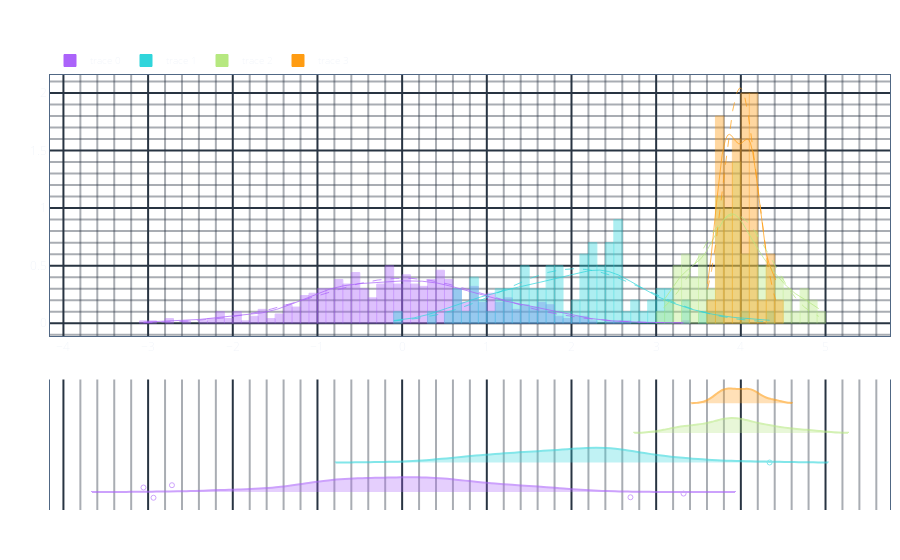

The notebook cell this image was saved under:
### Code cell
Plot.from_traces(
    go.Histogram(
        x=np.random.normal(size=500),
        nbinsx=100,
        bingroup=1,
        legendgroup="a",
        # marker=dict(color="blue"),
        # marker=dict(line_color='currentColor'),
    ),
    go.Histogram(
        x=np.random.normal(loc=2, size=100),
        bingroup=1,
        # legendgroup="b",
    ),
    go.Histogram(
        x=np.random.normal(loc=4, scale=0.4, size=100),
        bingroup=1,
        # legendgroup="b",
    ),
    go.Histogram(
        x=np.random.normal(loc=4, scale=0.2, size=50),
        bingroup=1,
        # legendgroup="b",
    ),
    description="",
).add_defaults().add_rug(rug_type="violin").add_histogram_gaussians()

### Figure 1 — Plotly figure (JSON) as saved in the notebook; plotly's stock layout.template omitted (floating-point values rounded to 4 significant figures; data arrays with more than 128 entries replaced by an {"elided": "..."} marker saying what was removed)
{"data": [{"bingroup": "1", "legendgroup": "a", "marker": {"line": {"color": "#ab63fa"}}, "nbinsx": 100, "type": "histogram", "x": {"elided": "500 float values"}, "yaxis": "y"}, {"bingroup": "1", "legendgroup": "1", "marker": {"line": {"color": "#30D5DB"}}, "type": "histogram", "x": [1.836, 1.599, 1.027, 1.498, 2.408, 2.24, 2.114, 2.115, 1.74, 0.5226, 1.628, 3.043, 3.152, 0.8871, 0.8282, 1.899, 2.275, 3.751, 3.032, 1.513, 2.239, 1.959, 0.7695, 2.207, 0.6508, 2.513, 2.057, 1.433, 2.187, 2.536, 2.386, 2.177, 2.391, 2.482, 1.63, 1.209, 4.078, 2.575, 2.599, 2.571, 2.482, 2.331, 1.319, 2.282, 2.474, 2.691, 2.973, 2.11, 0.3985, 2.476, 1.878, 3.331, 2.247, 1.79, 2.546, 1.727, 0.9507, 1.286, 2.263, 3.644, 3.312, 0.6032, 2.792, 2.815, 1.36, 2.518, 3.152, 1.494, 1.145, 1.442, 1.881, 1.42, 1.224, 0.8147, 2.923, 2.766, 2.331, 1.331, 1.646, 0.6596, 2.01, -0.09833, 2.537, 0.8661, 1.106, 3.06, 1.736, 2.563, 2.126, 0.9013, 1.128, 3.502, 1.842, 3.177, 2.491, 4.34, 1.772, 2.424, 1.537, 2.389], "yaxis": "y"}, {"bingroup": "1", "legendgroup": "2", "marker": {"line": {"color": "#B6E880"}}, "type": "histogram", "x": [3.564, 3.346, 4.92, 4.231, 3.423, 4.438, 3.92, 3.568, 3.909, 3.543, 3.786, 3.923, 3.949, 3.313, 3.772, 3.979, 3.487, 4.432, 3.771, 3.814, 4.326, 3.798, 3.829, 3.297, 3.82, 3.375, 4.337, 3.926, 4.011, 4.186, 3.941, 3.797, 4.35, 4.87, 3.97, 3.517, 3.736, 4.226, 4.583, 4.229, 4.144, 3.636, 4.131, 3.876, 3.706, 3.662, 3.224, 3.855, 4.516, 4.791, 3.086, 4.542, 3.224, 4.774, 4.049, 4.469, 3.195, 3.847, 3.882, 3.207, 3.763, 4.15, 4.642, 4.015, 3.551, 3.921, 3.809, 3.592, 4.116, 3.15, 4.486, 3.769, 3.937, 3.277, 4.181, 3.321, 3.994, 3.969, 3.722, 4.36, 3.461, 4.009, 4.064, 3.872, 3.369, 4.705, 3.633, 4.246, 4.823, 4.281, 4.135, 3.901, 3.386, 4.187, 3.445, 3.924, 4.384, 4.1, 3.782, 3.834], "yaxis": "y"}, {"bingroup": "1", "legendgroup": "3", "marker": {"line": {"color": "#FF9C12"}}, "type": "histogram", "x": [3.751, 3.767, 3.911, 3.756, 3.607, 3.936, 4.398, 3.864, 3.767, 3.93, 4.412, 4.082, 4.147, 4.009, 4.089, 4.387, 3.75, 4.052, 3.82, 3.903, 4.179, 4.148, 4.028, 4.086, 4.187, 3.759, 3.765, 3.915, 4.191, 3.853, 3.848, 4.143, 3.919, 4.265, 4.096, 3.729, 3.841, 4.044, 4.347, 4.182, 4.02, 3.966, 4.125, 3.718, 3.856, 3.802, 4.032, 3.906, 4.161, 4.126], "yaxis": "y"}, {"legendgroup": "a", "line": {"color": "#ab63fa", "width": 0.8}, "meta": "line", "mode": "lines", "name": "trace 0 KDE", "opacity": 0.9, "showlegend": false, "text": {"elided": "500 str values"}, "textfont": {"color": "#ab63fa"}, "textposition": "middle right", "type": "scatter", "x": {"elided": "500 float values"}, "y": {"elided": "500 float values"}, "yaxis": "y"}, {"legendgroup": "1", "line": {"color": "#30D5DB", "width": 0.8}, "meta": "line", "mode": "lines", "name": "trace 1 KDE", "opacity": 0.9, "showlegend": false, "text": {"elided": "500 str values"}, "textfont": {"color": "#30D5DB"}, "textposition": "middle right", "type": "scatter", "x": {"elided": "500 float values"}, "y": {"elided": "500 float values"}, "yaxis": "y"}, {"legendgroup": "2", "line": {"color": "#B6E880", "width": 0.8}, "meta": "line", "mode": "lines", "name": "trace 2 KDE", "opacity": 0.9, "showlegend": false, "text": {"elided": "500 str values"}, "textfont": {"color": "#B6E880"}, "textposition": "middle right", "type": "scatter", "x": {"elided": "500 float values"}, "y": {"elided": "500 float values"}, "yaxis": "y"}, {"legendgroup": "3", "line": {"color": "#FF9C12", "width": 0.8}, "meta": "line", "mode": "lines", "name": "trace 3 KDE", "opacity": 0.9, "showlegend": false, "text": {"elided": "500 str values"}, "textfont": {"color": "#FF9C12"}, "textposition": "middle right", "type": "scatter", "x": {"elided": "500 float values"}, "y": {"elided": "500 float values"}, "yaxis": "y"}, {"jitter": 0.6, "legendgroup": "a", "line": {"color": "#ab63fa"}, "marker": {"color": "#ab63fa", "size": 5}, "name": "trace 0 Rug", "opacity": 0.6, "orientation": "h", "points": "suspectedoutliers", "scalegroup": "added_rug", "showlegend": false, "side": "positive", "type": "violin", "width": 1, "x": {"elided": "500 float values"}, "xaxis": "x", "y": {"elided": "500 int values"}, "yaxis": "y2"}, {"jitter": 0.6, "legendgroup": "1", "line": {"color": "#30D5DB"}, "marker": {"color": "#30D5DB", "size": 5}, "name": "trace 1 Rug", "opacity": 0.6, "orientation": "h", "points": "suspectedoutliers", "scalegroup": "added_rug", "showlegend": false, "side": "positive", "type": "violin", "width": 1, "x": [1.836, 1.599, 1.027, 1.498, 2.408, 2.24, 2.114, 2.115, 1.74, 0.5226, 1.628, 3.043, 3.152, 0.8871, 0.8282, 1.899, 2.275, 3.751, 3.032, 1.513, 2.239, 1.959, 0.7695, 2.207, 0.6508, 2.513, 2.057, 1.433, 2.187, 2.536, 2.386, 2.177, 2.391, 2.482, 1.63, 1.209, 4.078, 2.575, 2.599, 2.571, 2.482, 2.331, 1.319, 2.282, 2.474, 2.691, 2.973, 2.11, 0.3985, 2.476, 1.878, 3.331, 2.247, 1.79, 2.546, 1.727, 0.9507, 1.286, 2.263, 3.644, 3.312, 0.6032, 2.792, 2.815, 1.36, 2.518, 3.152, 1.494, 1.145, 1.442, 1.881, 1.42, 1.224, 0.8147, 2.923, 2.766, 2.331, 1.331, 1.646, 0.6596, 2.01, -0.09833, 2.537, 0.8661, 1.106, 3.06, 1.736, 2.563, 2.126, 0.9013, 1.128, 3.502, 1.842, 3.177, 2.491, 4.34, 1.772, 2.424, 1.537, 2.389], "xaxis": "x", "y": [2, 2, 2, 2, 2, 2, 2, 2, 2, 2, 2, 2, 2, 2, 2, 2, 2, 2, 2, 2, 2, 2, 2, 2, 2, 2, 2, 2, 2, 2, 2, 2, 2, 2, 2, 2, 2, 2, 2, 2, 2, 2, 2, 2, 2, 2, 2, 2, 2, 2, 2, 2, 2, 2, 2, 2, 2, 2, 2, 2, 2, 2, 2, 2, 2, 2, 2, 2, 2, 2, 2, 2, 2, 2, 2, 2, 2, 2, 2, 2, 2, 2, 2, 2, 2, 2, 2, 2, 2, 2, 2, 2, 2, 2, 2, 2, 2, 2, 2, 2], "yaxis": "y2"}, {"jitter": 0.6, "legendgroup": "2", "line": {"color": "#B6E880"}, "marker": {"color": "#B6E880", "size": 5}, "name": "trace 2 Rug", "opacity": 0.6, "orientation": "h", "points": "suspectedoutliers", "scalegroup": "added_rug", "showlegend": false, "side": "positive", "type": "violin", "width": 1, "x": [3.564, 3.346, 4.92, 4.231, 3.423, 4.438, 3.92, 3.568, 3.909, 3.543, 3.786, 3.923, 3.949, 3.313, 3.772, 3.979, 3.487, 4.432, 3.771, 3.814, 4.326, 3.798, 3.829, 3.297, 3.82, 3.375, 4.337, 3.926, 4.011, 4.186, 3.941, 3.797, 4.35, 4.87, 3.97, 3.517, 3.736, 4.226, 4.583, 4.229, 4.144, 3.636, 4.131, 3.876, 3.706, 3.662, 3.224, 3.855, 4.516, 4.791, 3.086, 4.542, 3.224, 4.774, 4.049, 4.469, 3.195, 3.847, 3.882, 3.207, 3.763, 4.15, 4.642, 4.015, 3.551, 3.921, 3.809, 3.592, 4.116, 3.15, 4.486, 3.769, 3.937, 3.277, 4.181, 3.321, 3.994, 3.969, 3.722, 4.36, 3.461, 4.009, 4.064, 3.872, 3.369, 4.705, 3.633, 4.246, 4.823, 4.281, 4.135, 3.901, 3.386, 4.187, 3.445, 3.924, 4.384, 4.1, 3.782, 3.834], "xaxis": "x", "y": [3, 3, 3, 3, 3, 3, 3, 3, 3, 3, 3, 3, 3, 3, 3, 3, 3, 3, 3, 3, 3, 3, 3, 3, 3, 3, 3, 3, 3, 3, 3, 3, 3, 3, 3, 3, 3, 3, 3, 3, 3, 3, 3, 3, 3, 3, 3, 3, 3, 3, 3, 3, 3, 3, 3, 3, 3, 3, 3, 3, 3, 3, 3, 3, 3, 3, 3, 3, 3, 3, 3, 3, 3, 3, 3, 3, 3, 3, 3, 3, 3, 3, 3, 3, 3, 3, 3, 3, 3, 3, 3, 3, 3, 3, 3, 3, 3, 3, 3, 3], "yaxis": "y2"}, {"jitter": 0.6, "legendgroup": "3", "line": {"color": "#FF9C12"}, "marker": {"color": "#FF9C12", "size": 5}, "name": "trace 3 Rug", "opacity": 0.6, "orientation": "h", "points": "suspectedoutliers", "scalegroup": "added_rug", "showlegend": false, "side": "positive", "type": "violin", "width": 1, "x": [3.751, 3.767, 3.911, 3.756, 3.607, 3.936, 4.398, 3.864, 3.767, 3.93, 4.412, 4.082, 4.147, 4.009, 4.089, 4.387, 3.75, 4.052, 3.82, 3.903, 4.179, 4.148, 4.028, 4.086, 4.187, 3.759, 3.765, 3.915, 4.191, 3.853, 3.848, 4.143, 3.919, 4.265, 4.096, 3.729, 3.841, 4.044, 4.347, 4.182, 4.02, 3.966, 4.125, 3.718, 3.856, 3.802, 4.032, 3.906, 4.161, 4.126], "xaxis": "x", "y": [4, 4, 4, 4, 4, 4, 4, 4, 4, 4, 4, 4, 4, 4, 4, 4, 4, 4, 4, 4, 4, 4, 4, 4, 4, 4, 4, 4, 4, 4, 4, 4, 4, 4, 4, 4, 4, 4, 4, 4, 4, 4, 4, 4, 4, 4, 4, 4, 4, 4], "yaxis": "y2"}, {"legendgroup": "a", "line": {"color": "#ab63fa", "dash": "dash", "width": 0.8}, "meta": "line", "mode": "lines", "name": "trace 0 Gaussian", "opacity": 0.9, "showlegend": false, "text": {"elided": "500 str values"}, "textposition": "middle right", "type": "scatter", "x": {"elided": "500 float values"}, "y": {"elided": "500 float values"}, "yaxis": "y"}, {"legendgroup": "1", "line": {"color": "#30D5DB", "dash": "dash", "width": 0.8}, "meta": "line", "mode": "lines", "name": "trace 1 Gaussian", "opacity": 0.9, "showlegend": false, "text": {"elided": "500 str values"}, "textposition": "middle right", "type": "scatter", "x": {"elided": "500 float values"}, "y": {"elided": "500 float values"}, "yaxis": "y"}, {"legendgroup": "2", "line": {"color": "#B6E880", "dash": "dash", "width": 0.8}, "meta": "line", "mode": "lines", "name": "trace 2 Gaussian", "opacity": 0.9, "showlegend": false, "text": {"elided": "500 str values"}, "textposition": "middle right", "type": "scatter", "x": {"elided": "500 float values"}, "y": {"elided": "500 float values"}, "yaxis": "y"}, {"legendgroup": "3", "line": {"color": "#FF9C12", "dash": "dash", "width": 0.8}, "meta": "line", "mode": "lines", "name": "trace 3 Gaussian", "opacity": 0.9, "showlegend": false, "text": {"elided": "500 str values"}, "textposition": "middle right", "type": "scatter", "x": {"elided": "500 float values"}, "y": {"elided": "500 float values"}, "yaxis": "y"}], "layout": {"coloraxis99": {"colorbar": {"title": {"text": "Density"}}, "colorscale": [[0, "rgba(255, 0, 0, 0.0)"], [0.1, "rgba(255, 0, 0, 0.1)"], [0.2, "rgba(255, 0, 0, 0.2)"], [0.5, "rgba(255, 0, 0, 0.5)"], [1, "rgba(255, 0, 0, 1.0)"]]}, "updatemenus": [{"buttons": [{}]}], "yaxis": {"domain": [0.4, 1]}, "yaxis2": {"anchor": "x", "domain": [0, 0.3], "dtick": 1, "fixedrange": true, "minor": {"showgrid": false}, "showgrid": false, "showline": true, "showticklabels": false}}}
